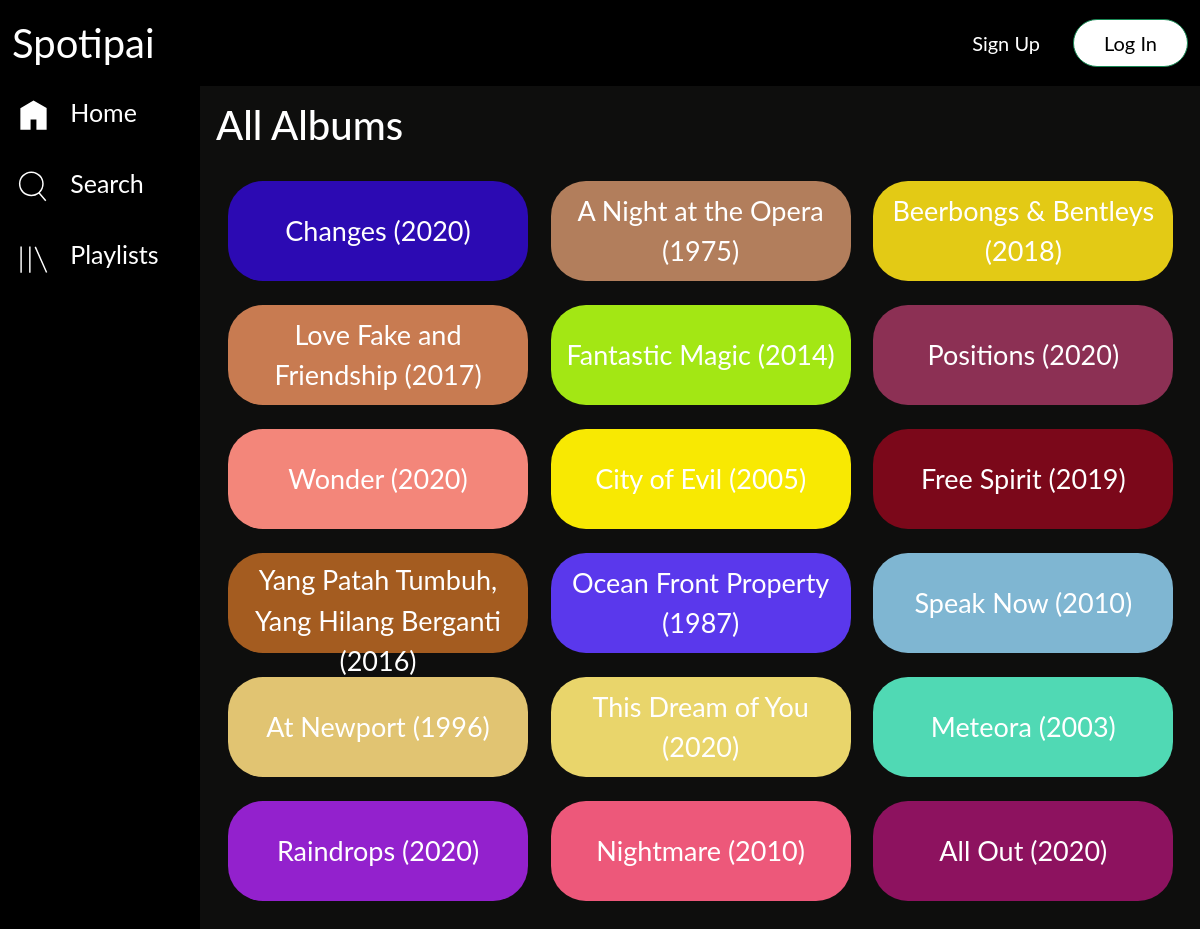
Page /albums.php on the committed database.
### tables this page shows
CREATE TABLE `album` (
  `id_album` int(3) NOT NULL,
  `id_artist` int(3) NOT NULL,
  `title` varchar(150) NOT NULL,
  `year` int(4) NOT NULL
);

### albums.php (the view, shortened to what this page needs)
<?php
    include 'koneksi.php';
?>
<!DOCTYPE html>
<html>
<head>
    <link rel="stylesheet" type="text/css" href="style.css">
</head>
<body style="background-color: #0e0e0d">
    <?php
    include 'header.php';
    include 'sidebar.php';
    ?>
    <div class="content">
        <h1 style="margin-top: 70px; color: white;">All Albums</h1>
        <br>
        <div class="container">
            <div class="row">
                <?php
                    $ambilalbum = $koneksi->query("SELECT * FROM album ORDER BY rand()");
                    while ($dataalbum = $ambilalbum->fetch_assoc()) {
                ?>
                <div class="col-sm-4 mb-4">
                    <button class="btn btn-block" onclick="window.location.href='album_song.php?id_album=<?= $dataalbum['id_album'] ?>'" style="background-color: <?php echo '#' . substr(str_shuffle('ABCDEF0123456789'), 0, 6); ?>;">
                        <?= $dataalbum['title'] ?> (<?= $dataalbum['year'] ?>)
                    </button>
                </div>
                <?php } ?>
            </div>
        </div>
    </div>
</body>
</html>

### style.css (style rules this page uses)
body { background-color: #0e0e0d; }
.content { margin-top: 30px; }

### albums.php (style rules this page uses)
.container button { border-radius: 35px; border-color: transparent; padding: auto; font-size: 27px; background-size: 200px; color: white; width: 300px; height: 100px; }

### sidebar.php (style rules this page uses)
body { margin: 0; font-family: "Lato", sans-serif; }
div.content { margin-left: 200px; padding: 1px 16px; height: 1000px; }

### rows in the picture
album: title "Changes", year "2020"
album: title "A Night at the Opera", year "1975"
album: title "Beerbongs & Bentleys", year "2018"
album: title "Love Fake and Friendship", year "2017"
album: title "Fantastic Magic", year "2014"
album: title "Positions", year "2020"
album: title "Wonder", year "2020"
album: title "City of Evil", year "2005"
album: title "Free Spirit", year "2019"
album: title "Yang Patah Tumbuh, Yang Hilang Berganti", year "2016"
album: title "Ocean Front Property", year "1987"
album: title "Speak Now", year "2010"
album: title "At Newport", year "1996"
album: title "This Dream of You", year "2020"
album: title "Meteora", year "2003"
album: title "Raindrops", year "2020"
album: title "Nightmare", year "2010"
album: title "All Out", year "2020"
